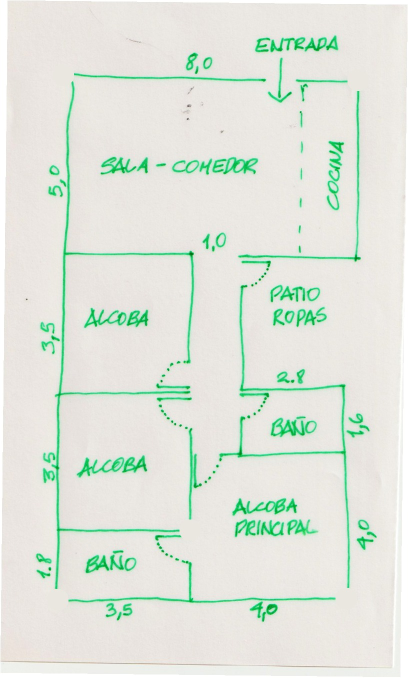
#> input picture plasma3d_api/plans/tests/fixtures/boceto_esquinas_abiertas.jpg, 816 x 1355 px (shown at 1/2 size); its folder holds only this picture in this run
$ python -i sketch.py   (imports and definitions only)
#> lines starting #> are read from the running program, lines starting #| are printed output that depends on the picture; after the words box and inside, x2 and y2 are one past the last pixel; in counts of white or black regions, pixels touching at a corner belong together
#> further down, picture is the input picture: PIL image 816x1355 RGB; mean R, G, B 223.4, 230, 220.2
### plasma3d_api/plans/cv_walls.py
# plans/cv_walls.py
"""
Segundo detector de muros por visión clásica (sin IA).

La IA (Mask R-CNN) se entrenó con planos de un estilo y en otros (renders a
color, paredes finas grises, fotos de hojas) se le escapan muros y puertas.
Este detector mira directamente la imagen:

1. Máscara de trazos: píxeles oscuros y poco saturados (las paredes; el piso
   de madera/baldosa es claro o saturado y queda fuera).
2. Tramos rectos: apertura morfológica con líneas horizontales y verticales
   largas → componentes → cajas.
3. Espesor típico de pared (moda pesada por área) para descartar muebles
   (muy gruesos) y líneas de cotas/grilla (muy finas).
4. Puertas: huecos de 0,6–1,3 m entre tramos colineales.

Devuelve cajas en PÍXELES con el mismo formato que la IA.
Usa scikit-image/scipy (sin OpenCV: en el servidor falta libGL).
"""
import numpy as np
from scipy import ndimage

DOOR_MIN_M = 0.60
DOOR_MAX_M = 1.30
DOOR_REF_M = 0.90  # ancho típico de puerta para estimar la escala


# [82 lines left out: functions stroke_mask, _runs, _boxes, _run_lengths, _stroke_thickness, _typical_thickness, not called in this run]


def contrast_mask(image, min_dist=None):
    """
    Trazos de CUALQUIER color: píxeles que se alejan del color del papel.
    Para bocetos con marcador de color, lápiz claro o líneas azules/verdes.

    Sin min_dist el umbral se adapta al papel: algo por encima del ruido
    (grano, compresión), entre 28 y 80. Así un lápiz muy claro se ve y un
    papel granulado no se llena de puntos.
    """
    rgb = np.asarray(image.convert('RGB'), dtype=np.float32)
    # Papel LOCAL (no uno solo para toda la hoja): en una foto hay sombras
    # y luz despareja; se compara cada píxel con el papel de su zona.
    # Cierre en gris = borra las líneas finas; blur grande = fondo suave.
    S = max(rgb.shape[:2])
    k_close = max(5, int(0.012 * S)) | 1
    k_blur = max(15, int(0.04 * S)) | 1
    paper = np.stack([
        ndimage.uniform_filter(ndimage.grey_closing(rgb[..., c], size=(k_close, k_close)), size=k_blur)
        for c in range(3)
    ], axis=2)
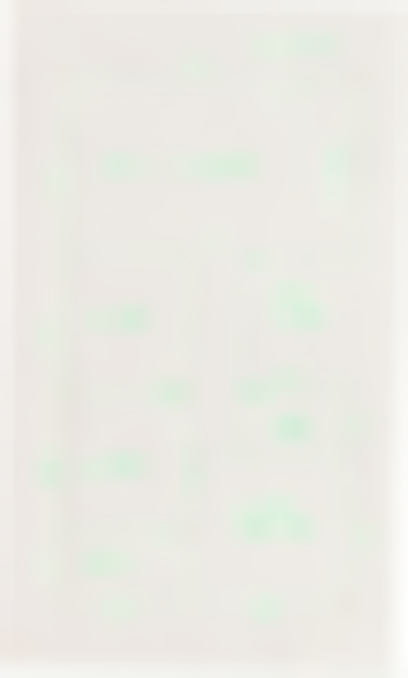
#> paper: shape (1355, 816, 3) float32 (shown at 1/2 size); mean R, G, B 237.5, 236.7, 227.8
    dist = np.linalg.norm(rgb - paper, axis=2)
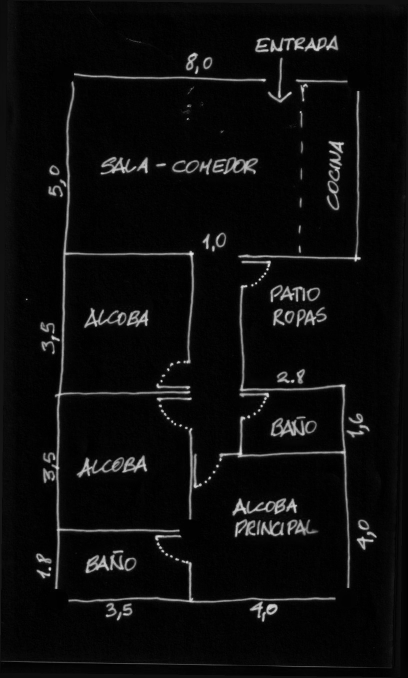
#> dist: shape (1355, 816) float32 (shown at 1/2 size); min 0.00165, max 373.2, mean 18.9; drawn with min black and max white
    if min_dist is None:
        strong = dist > 80.0
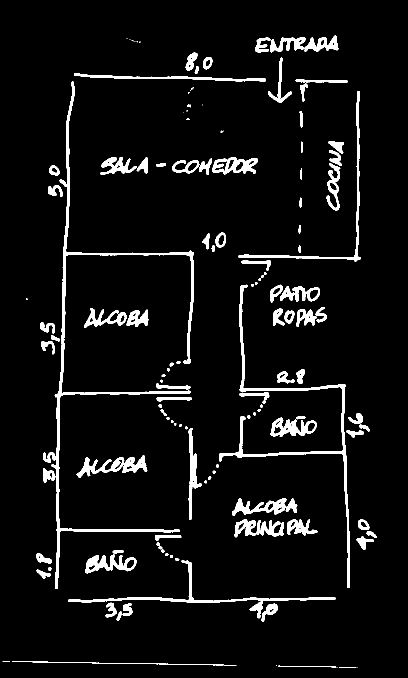
#> strong: shape (1355, 816) bool (shown at 1/2 size); 5.8% white; 134 white regions (21 under 20 px), largest, box (x1, y1, x2, y2) and area: (86, 162, 388, 1178) 11150, (438, 569, 700, 1176) 5889, (137, 1120, 671, 1206) 2999
        if strong.mean() >= 0.004:  # trazo bien visible: umbral normal
            return strong
        noise = float(np.median(dist))  # el papel es casi toda la imagen
        min_dist = min(80.0, max(28.0, 4.0 * noise + 15.0))
    return dist > min_dist


def _total_len(oriented):
    return sum(max(x2 - x1, y2 - y1) for _, x1, y1, x2, y2 in oriented)


# [79 lines left out: functions detect_walls, _detect, not called in this run]


HATCH_MIN_TRANSITIONS = 0.10  # idas y vueltas de tinta por px en una franja rayada
HATCH_MIN_FACE = 0.87  # línea de borde continua a lo largo de la franja
HATCH_MAX_FILL = 0.40  # el rayado ocupa poco de la franja


# [245 lines left out: functions _hatched_walls, _thin_walls, _drop_hatching, _connected_only, _anchored, _main_network, not called in this run]


CHROMA_TOL = 40.0  # diferencia de tono (escala 0-765) para decir "otro color"


# [130 lines left out: functions _chroma_distance, split_doors, find_door_gaps, not called in this run]


def _overlap(a, b, margin=4):
    return not (a[2] + margin < b[0] or b[2] + margin < a[0] or a[3] + margin < b[1] or b[3] + margin < a[1])


# [60 lines left out: functions find_entry_markers, wall_ink_coverage, not called in this run]

### plasma3d_api/plans/sketch.py
# plans/sketch.py
"""
Modo boceto: planos dibujados a mano (marcador de color, birome, lápiz).

En un boceto las paredes son una sola línea fina, algo torcida y temblorosa,
mezclada con letras, cotas y flechas del mismo color. Los detectores de
píxeles confunden letras con muros y pierden las líneas inclinadas.

Estrategia:
  1. Gemini dice QUÉ líneas son muros (entiende texto, flechas, cotas).
  2. Cada muro de Gemini se "imanta" a la tinta real: se recorre la línea
     por tramos siguiendo el trazo (tolera inclinación y temblor) y se
     queda solo donde hay tinta. Los cortes largos (puertas) se respetan.
"""
import numpy as np
from scipy import ndimage

from .cv_walls import contrast_mask, stroke_mask

CHUNK_FRAC = 0.025   # largo de cada tramo de seguimiento (fracción de la imagen)
SEARCH_FRAC = 0.035  # cuánto puede estar corrida la línea de Gemini
MIN_WALL_FRAC = 0.03  # muro más corto que se acepta


# [5 lines left out: function is_sketch, not called in this run]


def ink_mask(image):
    # contraste con el papel LOCAL (no gris global): sombras de foto fuera
    ink = contrast_mask(image)
    # quitar puntos sueltos (polvo del escaneo)
    ink = ndimage.binary_opening(ink, structure=np.ones((2, 2), dtype=bool))
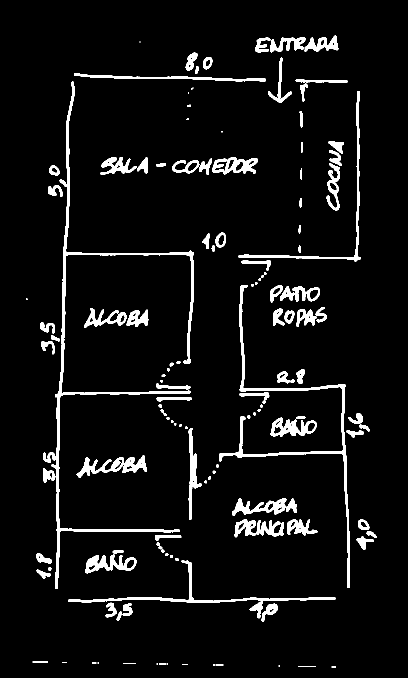
#> ink: shape (1355, 816) bool (shown at 1/2 size); 5.8% white; 132 white regions (14 under 20 px), largest, box (x1, y1, x2, y2) and area: (86, 163, 388, 1178) 11133, (438, 570, 700, 1176) 5878, (137, 1120, 671, 1206) 2993
    # Borde de la hoja / sombra del escáner: nunca es una pared.
    m = max(3, int(0.015 * max(ink.shape)))
    ink[:m, :] = False
    ink[-m:, :] = False
    ink[:, :m] = False
    ink[:, -m:] = False
    # Quitar trazos sueltos chicos: letras, números, puntos de los arcos de
    # puerta, rayas de líneas punteadas. Las paredes son trazos largos.
    S = max(ink.shape)
    labels, _ = ndimage.label(ink, structure=np.ones((3, 3), dtype=bool))
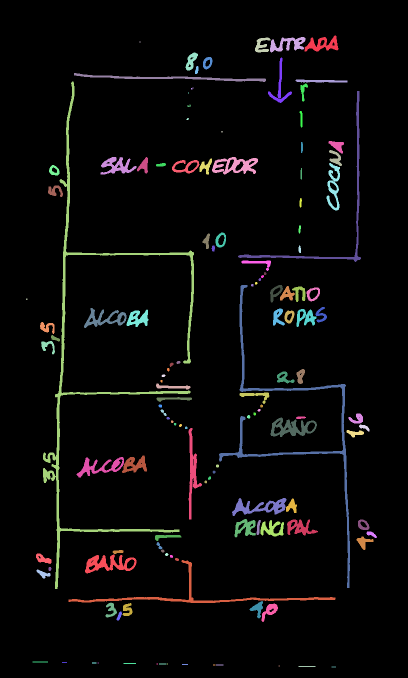
#> labels: shape (1355, 816) int32 (shown at 1/2 size); 133 distinct labels, from 0 to 132; one colour per label, 0 black
    keep = np.zeros(labels.max() + 1, dtype=bool)
    for i, sl in enumerate(ndimage.find_objects(labels), start=1):
        if sl is None:
            continue
        ys, xs = sl
        if max(ys.stop - ys.start, xs.stop - xs.start) >= 0.06 * S:
            keep[i] = True
#> this loop made 132 passes
    return keep[labels]
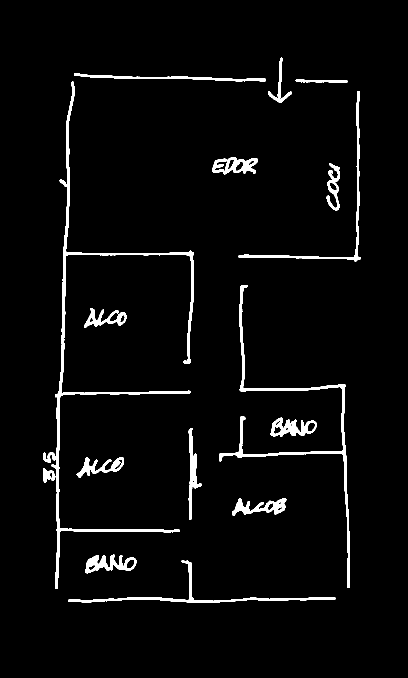
#> returned value: shape (1355, 816) bool (shown at 1/2 size); 3.4% white; 15 white regions, largest, box (x1, y1, x2, y2) and area: (86, 163, 388, 1178) 11133, (438, 570, 700, 1176) 5878, (137, 1120, 671, 1206) 2993


def _peaks(profile, min_val, min_sep):
    """Máximos locales de un perfil de tinta (posibles líneas de pared)."""
    sm = np.convolve(profile, np.ones(9) / 9.0, mode='same')
    order = np.argsort(sm)[::-1]
    taken = []
    for i in order:
        if sm[i] < min_val:
            break
        if all(abs(i - j) >= min_sep for j in taken):
            taken.append(int(i))
    return taken


def _dedupe(boxes, tol):
    """Une cajas de muro repetidas (misma línea, se superponen)."""
    out = []
    for b in sorted(boxes, key=lambda b: -max(b['x2'] - b['x1'], b['y2'] - b['y1'])):
        h = (b['x2'] - b['x1']) >= (b['y2'] - b['y1'])
        merged = False
        for o in out:
            oh = (o['x2'] - o['x1']) >= (o['y2'] - o['y1'])
            if oh != h:
                continue
            if h:
                same = abs((b['y1'] + b['y2']) - (o['y1'] + o['y2'])) / 2.0 <= tol
                ov = min(b['x2'], o['x2']) - max(b['x1'], o['x1'])
            else:
                same = abs((b['x1'] + b['x2']) - (o['x1'] + o['x2'])) / 2.0 <= tol
                ov = min(b['y2'], o['y2']) - max(b['y1'], o['y1'])
            if same and ov > -tol:
                for k in ('x1', 'y1'):
                    o[k] = min(o[k], b[k])
                for k in ('x2', 'y2'):
                    o[k] = max(o[k], b[k])
                merged = True
                break
        if not merged:
            out.append(dict(b))
    return out


def sketch_walls(image, gem_walls=()):
    """
    Muros de un boceto SIN depender de Gemini: candidatos = líneas con mucha
    tinta (filas/columnas) + los muros que diga Gemini; cada candidato se
    ajusta a la tinta real con snap_walls y al final se unen repetidos.
    """
    ink = ink_mask(image)
    H, W = ink.shape
    S = max(H, W)
    sep = max(6, int(0.012 * S))  # paredes cercanas (p. ej. a 20 cm) no se tapan entre sí
    cands = []
    for y in _peaks(ink.sum(axis=1).astype(float), 0.08 * W, sep):
        cands.append({'x1': 0, 'y1': y, 'x2': W - 1, 'y2': y, 'search': sep // 2})
#> this loop made 15 passes
#> y on passes 1 to 8: 1199, 510, 157, 783, 908, 1060, 1018, 1129
#> after the loop, cands = 15 items
    for x in _peaks(ink.sum(axis=0).astype(float), 0.08 * H, sep):
        cands.append({'x1': x, 'y1': 0, 'x2': x, 'y2': H - 1, 'search': sep // 2})
#> this loop made 7 passes
#> x on passes 1 to 7: 382, 116, 483, 132, 714, 688, 560
#> after the loop, cands = 22 items
    cands += list(gem_walls or [])
    walls = snap_walls(image, cands, ink=ink)
    walls = _dedupe(walls, tol=max(6, int(0.012 * S)))
    walls = _connected(walls, pad=int(0.025 * S), long_len=0.15 * S)
    return close_corners(walls, reach=int(0.03 * S))


def close_corners(walls, reach):
    """
    Esquinas y uniones en T que a mano no llegaron a tocarse: si la punta de
    una pared queda a <= reach de la línea de una perpendicular, se estira
    hasta ella; y si la perpendicular tampoco llega (esquina en L), se
    estira también. reach es menor que una puerta: los vanos no se tapan.
    """
    walls = [dict(w) for w in walls]

    def is_h(b):
        return (b['x2'] - b['x1']) >= (b['y2'] - b['y1'])

    for w in walls:
        h = is_h(w)
        c = (w['y1'] + w['y2']) / 2.0 if h else (w['x1'] + w['x2']) / 2.0
        for end in ('lo', 'hi'):
            e = (w['x1'] if end == 'lo' else w['x2']) if h else (w['y1'] if end == 'lo' else w['y2'])
            best = None
            for o in walls:
                if o is w or is_h(o) == h:
                    continue
                line = (o['x1'] + o['x2']) / 2.0 if h else (o['y1'] + o['y2']) / 2.0
                half = ((o['x2'] - o['x1']) if h else (o['y2'] - o['y1'])) / 2.0
                o_lo, o_hi = (o['y1'], o['y2']) if h else (o['x1'], o['x2'])
                # la perpendicular pasa (o casi) por el eje de esta pared
                if not (o_lo - reach <= c <= o_hi + reach):
                    continue
                d = (line - e) if end == 'hi' else (e - line)
                if -half <= d <= reach and (best is None or abs(d) < abs(best[0])):
                    best = (d, line, half, o, o_lo, o_hi)
            if best is None:
                continue
            d, line, half, o, o_lo, o_hi = best
            target = line + half if end == 'hi' else line - half
            if h:
                if end == 'hi':
                    w['x2'] = max(w['x2'], int(round(target)))
                else:
                    w['x1'] = min(w['x1'], int(round(target)))
            else:
                if end == 'hi':
                    w['y2'] = max(w['y2'], int(round(target)))
                else:
                    w['y1'] = min(w['y1'], int(round(target)))
            # esquina en L: la perpendicular también se estira hasta este eje
            th = ((w['y2'] - w['y1']) if h else (w['x2'] - w['x1'])) / 2.0
            if c < o_lo:
                if h:
                    o['y1'] = int(round(c - th))
                else:
                    o['x1'] = int(round(c - th))
            elif c > o_hi:
                if h:
                    o['y2'] = int(round(c + th))
                else:
                    o['x2'] = int(round(c + th))
    return walls


def _connected(walls, pad, long_len):
    """
    En un boceto toda pared toca otra en al menos una punta. Lo suelto
    (renglones de texto, guiones, flechas) se descarta, salvo que sea largo.
    Se poda en varias vueltas: lo que colgaba de un descartado también cae.
    """
    def ends(b):
        if (b['x2'] - b['x1']) >= (b['y2'] - b['y1']):
            c = (b['y1'] + b['y2']) / 2.0
            return (b['x1'], c), (b['x2'], c)
        c = (b['x1'] + b['x2']) / 2.0
        return (c, b['y1']), (c, b['y2'])

    def touches(pt, o):
        return o['x1'] - pad <= pt[0] <= o['x2'] + pad and o['y1'] - pad <= pt[1] <= o['y2'] + pad

    def crosses(w, o):
        """w corto atraviesa o por su mitad (flecha, cota): no termina en ella."""
        wh = (w['x2'] - w['x1']) >= (w['y2'] - w['y1'])
        oh = (o['x2'] - o['x1']) >= (o['y2'] - o['y1'])
        if wh == oh:
            return False
        # también vale cruzar la línea de la pared en un hueco (p. ej. la
        # flecha de ENTRADA atraviesa el vano de la puerta)
        ext_ = 2 * pad
        if wh:
            line, lo_, hi_ = (o['x1'] + o['x2']) / 2.0, w['x1'], w['x2']
            inside = o['y1'] - ext_ <= (w['y1'] + w['y2']) / 2.0 <= o['y2'] + ext_
        else:
            line, lo_, hi_ = (o['y1'] + o['y2']) / 2.0, w['y1'], w['y2']
            inside = o['x1'] - ext_ <= (w['x1'] + w['x2']) / 2.0 <= o['x2'] + ext_
        margin = 0.25 * (hi_ - lo_)
        return inside and lo_ + margin < line < hi_ - margin

    walls = [w for w in walls
             if max(w['x2'] - w['x1'], w['y2'] - w['y1']) >= long_len * 0.6
             or not any(o is not w and crosses(w, o) for o in walls)]
    keep = list(walls)
    while True:
        nxt = []
        for w in keep:
            length = max(w['x2'] - w['x1'], w['y2'] - w['y1'])
            if length >= long_len or any(
                    o is not w and touches(p, o) for p in ends(w) for o in keep):
                nxt.append(w)
        if len(nxt) == len(keep):
            return nxt
        keep = nxt


def _coverage(ink, horiz, a, b, c):
    H, W = ink.shape
    if horiz:
        if not 1 <= c < H - 1:
            return 0.0
        band = ink[c - 1:c + 2, max(0, a):min(W, b)]
        return float(band.any(axis=0).mean()) if band.size else 0.0
    if not 1 <= c < W - 1:
        return 0.0
    band = ink[max(0, a):min(H, b), c - 1:c + 2]
    return float(band.any(axis=1).mean()) if band.size else 0.0


def _track(ink, horiz, a0, a1, c0, chunk, search, follow):
    """
    Recorre el eje (a0..a1) por tramos; en cada tramo busca la posición
    transversal con más tinta cerca de la anterior (sigue líneas torcidas).
    Devuelve [(a_ini, a_fin, c, con_tinta)].
    """
    # 1) posición global: la que tiene más tinta a lo largo de TODO el muro
    #    (una palabra cerca de una punta no le gana a la línea entera).
    best_g, best_gcov = int(c0), -1.0
    for c in range(int(c0 - search), int(c0 + search) + 1):
        cov = _coverage(ink, horiz, a0, a1, c)
        if cov > best_gcov:
            best_g, best_gcov = c, cov
    # 2) seguimiento por tramos alrededor de esa línea (inclinación/temblor),
    #    en los dos sentidos: una punta torcida se alcanza desde el otro lado.
    spans = []
    a = a0
    while a < a1:
        spans.append((a, min(a1, a + chunk)))
        a += chunk

    def run(order):
        res = {}
        c_prev = None
        for i in order:
            a, b = spans[i]
            center = best_g if c_prev is None else c_prev
            if abs(center - best_g) > search:  # no alejarse de la línea global
                center = best_g
            best_c, best_cov = None, -1.0
            for c in range(int(center - follow), int(center + follow) + 1):
                cov = _coverage(ink, horiz, a, b, c)
                # a igual cobertura, la más cercana al centro esperado
                if cov > best_cov + 1e-6 or (abs(cov - best_cov) <= 1e-6
                                             and abs(c - center) < abs(best_c - center)):
                    best_c, best_cov = c, cov
            inked = best_cov >= 0.6
            if inked:
                c_prev = best_c
            res[i] = (best_c, inked)
        return res

    fwd = run(range(len(spans)))
    bwd = run(range(len(spans) - 1, -1, -1))
    out = []
    for i, (a, b) in enumerate(spans):
        cf, inf = fwd[i]
        cb, inb = bwd[i]
        if inf or inb:
            out.append((a, b, cf if inf else cb, True))
        else:
            out.append((a, b, best_g, False))
    return out


def snap_walls(image, gem_walls, gap_px=None, ink=None):
    """
    Muros de Gemini ajustados a la tinta del boceto.

    Args:
        image: PIL.Image.
        gem_walls: [{x1,y1,x2,y2}] en píxeles (de gemini_plan.read_plan).
        gap_px: corte mínimo (px) que se respeta como hueco/puerta.

    Returns:
        [{x1,y1,x2,y2}] cajas de muro en píxeles.
    """
    if ink is None:
        ink = ink_mask(image)
    H, W = ink.shape
    S = max(H, W)
    chunk = max(8, int(CHUNK_FRAC * S))
    search = max(6, int(SEARCH_FRAC * S))
    follow = max(3, chunk // 4)  # pendiente máx. ~25 % entre tramos
    t = max(6, int(0.010 * S))  # espesor visual del muro en px
    min_len = int(MIN_WALL_FRAC * S)
    gap = gap_px or int(0.035 * S)
    ext = search // 2  # Gemini a veces corta el muro antes de la esquina

    out = []
    for w in gem_walls:
        x1, y1, x2, y2 = w['x1'], w['y1'], w['x2'], w['y2']
        dx, dy = abs(x2 - x1), abs(y2 - y1)
        if dy <= 0.2 * dx:
            horiz, c0 = True, (y1 + y2) / 2.0
            a0, a1 = max(0, int(min(x1, x2)) - ext), min(W, int(max(x1, x2)) + ext)
        elif dx <= 0.2 * dy:
            horiz, c0 = False, (x1 + x2) / 2.0
            a0, a1 = max(0, int(min(y1, y2)) - ext), min(H, int(max(y1, y2)) + ext)
        else:
            continue
        # candidato salido de la tinta: ya se sabe dónde está, buscar cerca
        steps = _track(ink, horiz, a0, a1, c0, chunk, w.get('search') or search, follow)
        # agrupar tramos con tinta; cortes cortos (temblor) se unen
        runs, cur, miss = [], None, 0
        for a, b, c, inked in steps:
            if inked:
                if cur is None:
                    cur = [a, b, [c], 0]
                else:
                    cur[1] = b
                    cur[2].append(c)
                cur[3] += b - a  # largo con tinta (siguiendo el trazo)
                miss = 0
            elif cur is not None:
                miss += b - a
                if miss > gap:
                    runs.append(cur)
                    cur, miss = None, 0
        if cur is not None:
            runs.append(cur)
        for a, b, cs, inked_len in runs:
            if b - a < min_len:
                continue
            c = float(np.median(cs))
            # Línea punteada/cortada (división de ambiente, no muro): mucho
            # menos tinta continua que una pared. Se mide siguiendo el trazo,
            # así una pared larga e inclinada no se descarta.
            if inked_len < 0.75 * (b - a):
                continue
            if b - a < 0.12 * S and _side_clutter(ink, horiz, a, b, c, t) > 0.05:
                continue  # renglón de texto, no pared
            h = t / 2.0
            if horiz:
                out.append({'x1': int(a), 'y1': int(c - h), 'x2': int(b), 'y2': int(c + h)})
            else:
                out.append({'x1': int(c - h), 'y1': int(a), 'x2': int(c + h), 'y2': int(b)})
#> this loop made 22 passes
#> (w, x1, y1, x2, y2, dx, dy, horiz) on pass 1: ({'x1': 0, 'y1': 1199, 'x2': 815, 'y2': 1199, 'search': 8}, 0, 1199, 815, 1199, 815, 0, True)
    return out


def _side_clutter(ink, horiz, a, b, c, t):
    """
    Tinta a los costados del eje (franjas de ±3·t, sin la línea misma).
    Una pared tiene los costados casi vacíos; un renglón de texto no.
    """
    H, W = ink.shape
    c = int(round(c))
    near, far = int(t * 0.8) + 2, int(t * 3)
    if horiz:
        a, b = max(0, a), min(W, b)
        top = ink[max(0, c - far):max(0, c - near), a:b]
        bot = ink[min(H, c + near):min(H, c + far), a:b]
    else:
        a, b = max(0, a), min(H, b)
        top = ink[a:b, max(0, c - far):max(0, c - near)]
        bot = ink[a:b, min(W, c + near):min(W, c + far)]
    total = top.size + bot.size
    return float(top.sum() + bot.sum()) / total if total else 0.0


# [72 lines left out: functions end_gap_doors, keep_long_extra, not called in this run]

>>> from PIL import Image
>>> picture = Image.open('tests/fixtures/boceto_esquinas_abiertas.jpg')
>>> result = sketch_walls(picture)
#> the loop in _dedupe, `for b in sorted(boxes, key=lambda b: -max(b['x2'] - b['x1'], b['y2'] -..` made 19 passes
#> b on passes 1 to 8: {'x1': 124, 'y1': 198, 'x2': 137, 'y2': 924}, {'x1': 111, 'y1': 627, 'x2': 124, 'y2': 1188}, {'x1': 132, 'y1': 1192, 'x2': 660, 'y2': 1205}, {'x1': 683, 'y1': 759, 'x2': 696, 'y2': 1188}, {'x1': 165, 'y1': 146, 'x2': 528, 'y2': 159}, {'x1': 477, 'y1': 561, 'x2': 490, 'y2': 924}, {'x1': 707, 'y1': 198, 'x2': 720, 'y2': 528}, {'x1': 132, 'y1': 503, 'x2': 396, 'y2': 516}
#> the loop in close_corners, `for w in walls:` made 15 passes
